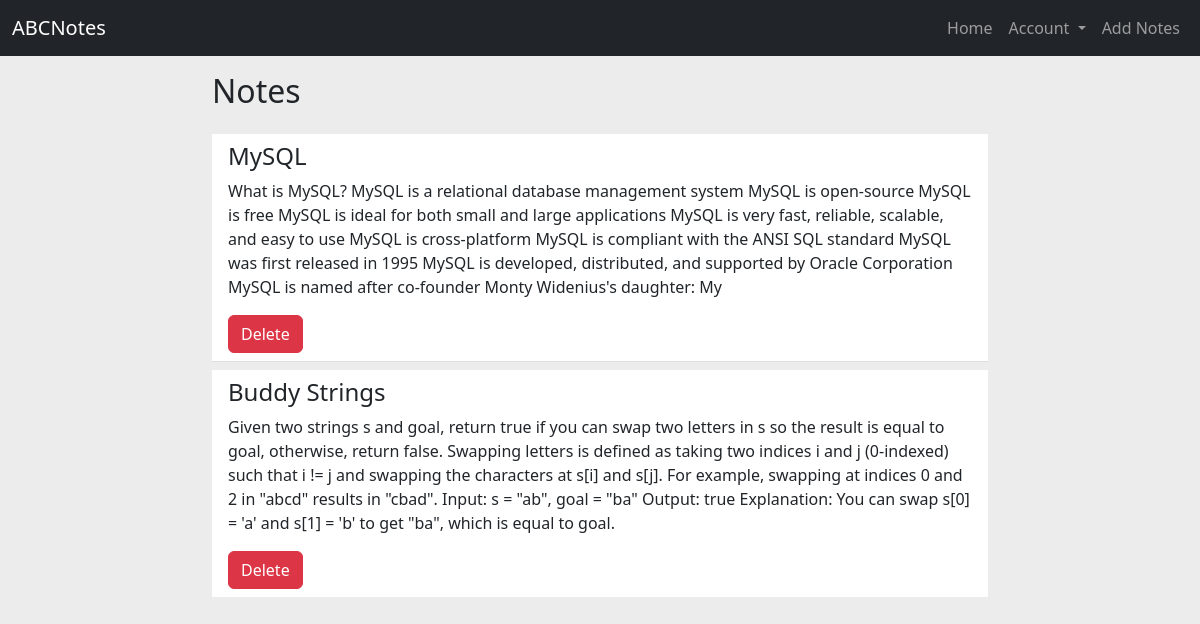
The page / (signed in) on the database as committed earlier.
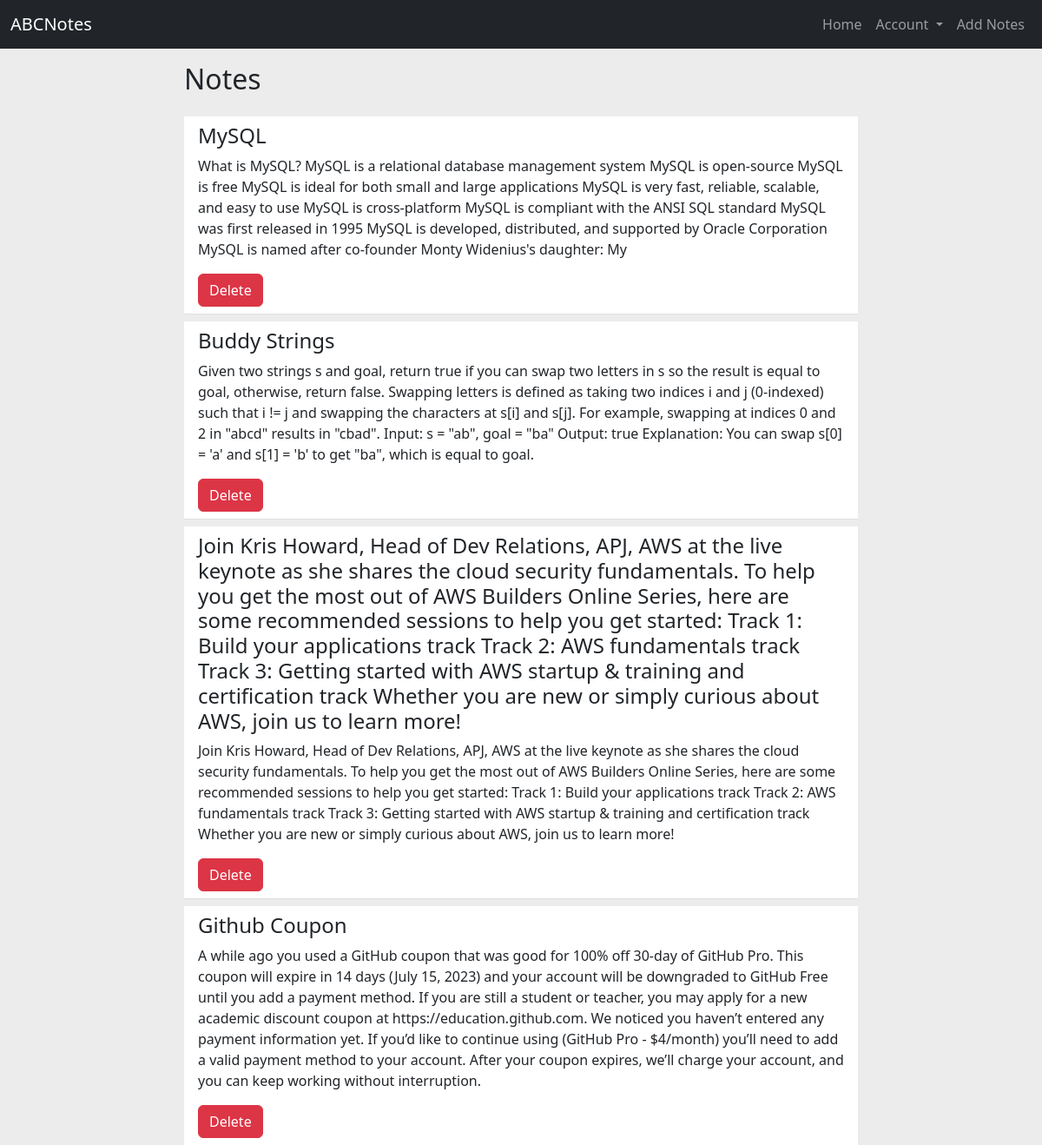
The same page on the database as committed later.
### website/models.py (models this page shows)
class Note(db.Model):
    id = db.Column(db.Integer, primary_key=True)
    date = db.Column(db.DateTime(timezone=True), default=func.now())
    title = db.Column(db.String(150))
    content = db.Column(db.String(30000))
    user_id = db.Column(db.Integer, db.ForeignKey('user.id'))

### website/views.py (the view)
@views.route('/', methods=['GET', 'POST'])
@login_required
def home():
    if request.method == 'GET':
        return render_template("home.html", title="Home", user=current_user)

### website/__init__.py (called while the page is built)
def create_app():
    app = Flask(__name__, static_url_path='/static')
    app.config['SECRET_KEY'] = 'adityajha'
    app.config['SQLALCHEMY_DATABASE_URI'] = f'sqlite:///{DB_NAME}'
    db.init_app(app)
    from .views import views
    from .auth import auth
    app.register_blueprint(views, url_prefix="/")
    app.register_blueprint(auth, url_prefix="/")
    from .models import User, Note
    create_database(app)
    login_manager = LoginManager()
    login_manager.login_view = 'auth.login'
    login_manager.init_app(app)
    @login_manager.user_loader  # this decorator is used to load the user from the database
    def load_user(id):
        return User.query.get(int(id))
    return app

### website/templates/home.html (shortened to what this page needs)
{% extends "base.html" %}
{% block content %}
<div class="row m-0">
    <div class="col-lg-8 col-sm-9 mt-3 mx-auto">
        <h2 class="mb-3">Notes</h2>
        <ul class="list-group list-group-flush" id="notes">
            {% for note in user.notes %}
            <li class="list-group-item mt-2">
              <div>
                <h4>{{note.title}}</h4>
                <p>{{note.content}}</p>
                <button type="button" class="close btn btn-danger" onClick="handleDelete({{ note.id }})">Delete</button>
              </div>
            </li>
            {% endfor %}
        </ul>
    </div>
</div>
{% endblock %}

### website/templates/base.html (shortened to what this page needs)
<!DOCTYPE html>
<html lang="en">
  <head>
  </head>
  <body>
    <nav class="navbar navbar-expand-lg navbar-dark bg-dark">
      <div class="container-fluid">
        <a class="navbar-brand" href="/">ABCNotes</a>
        <div
          class="collapse navbar-collapse justify-content-end"
          id="navbarNavDarkDropdown"
        >
          <ul class="navbar-nav">
            {% if user.is_authenticated %}
            <li class="nav-item">
              <a class="nav-link" href="/">Home</a>
            </li>
            <li class="nav-item dropdown">
              <a class="nav-link dropdown-toggle" href="#" id="navbarDarkDropdownMenuLink" role="button" data-bs-toggle="dropdown" aria-expanded="false">
                Account
              </a>
            </li>
            <li class="nav-item">
              <a class="nav-link" href="/add-notes">Add Notes</a>
            </li>
            {% endif %}
          </ul>
        </div>
      </div>
    </nav>
      <div class="content">
        {% block content %} {% endblock %}
      </div>
      <link
      rel="stylesheet"
      href="https://cdn.jsdelivr.net/npm/bootstrap@5.2.3/dist/css/bootstrap.min.css"
    />
  </body>
</html>

### website/templates/base.html (style rules this page uses)
body { background-color: #ececec; }

Rows that differ between the two databases and show on the page:
added Note: title "Join Kris Howard, Head of Dev Relations, APJ, AWS at the live keynote as she shares the cloud security fundamentals. To help you get the most out of AWS Builders Online Series, here are some recommended sessions to help you get started: Track 1: Build your applications track Track 2: AWS fundamentals track Track 3: Getting started with AWS startup & training and certification track Whether you are new or simply curious about AWS, join us to learn more!", content "Join Kris Howard, Head of Dev Relations, APJ, AWS at the live keynote as she shares the cloud security fundamentals. To help you get the most out of AWS Builders Online Series, here are some recommended sessions to help you get started: Track 1: Build your applications track Track 2: AWS fundamentals track Track 3: Getting started with AWS startup & training and certification track Whether you are new or simply curious about AWS, join us to learn more!"
added Note: title "Github Coupon", content "A while ago you used a GitHub coupon that was good for 100% off 30-day of GitHub Pro. This coupon will expire in 14 days (July 15, 2023) and your account will be downgraded to GitHub Free until you add a payment method. If you are still a student or teacher, you may apply for a new academic discount coupon at https://education.github.com. We noticed you haven’t entered any payment information yet. If you’d like to continue using (GitHub Pro - $4/month) you’ll need to add a valid payment method to your account. After your coupon expires, we’ll charge your account, and you can keep working without interruption."
